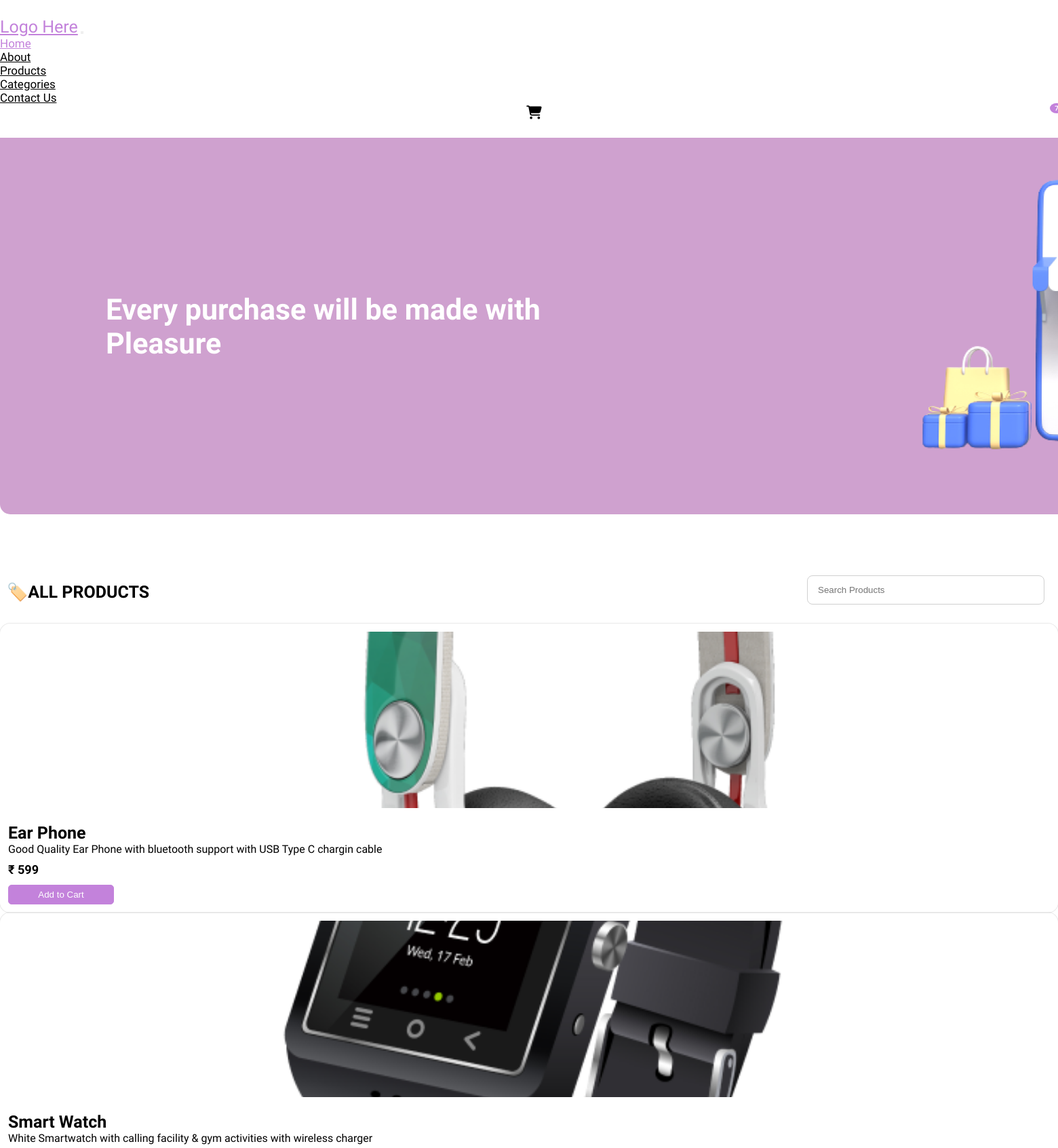
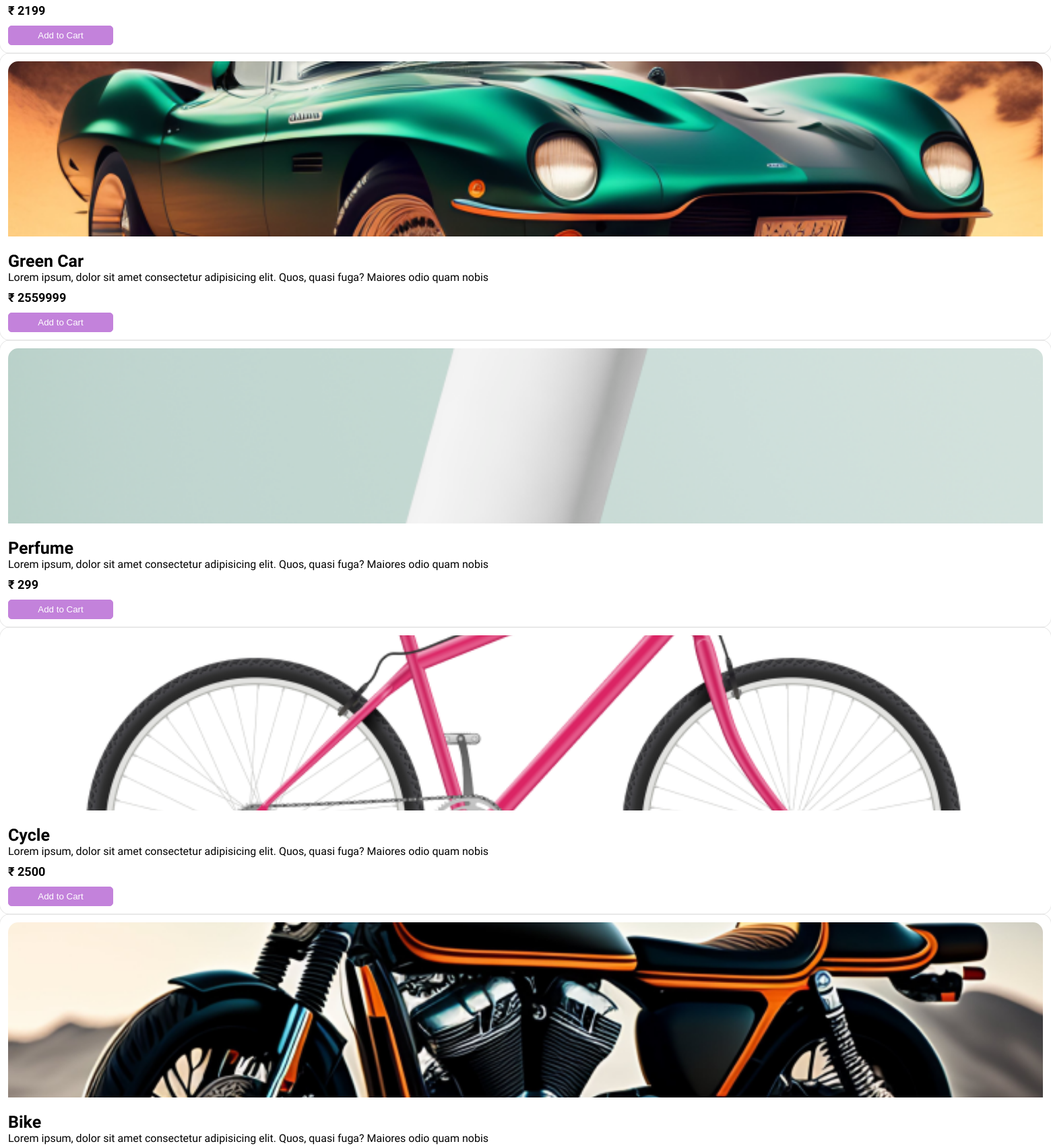
The app's page / (signed in, upper part) with its own data (2 pictures, top to bottom).
### core/models.py (models this page shows, shortened)
class Product(models.Model):
    name = models.CharField(max_length=150)
    price = models.IntegerField()
    photo = models.ImageField(upload_to='products')
    description = models.TextField()

### core/views.py (the view)
# urls.py: path('', home, name='home'),
def home(request):
    products = Product.objects.all()
    cart_items = Cart.objects.filter(user=request.user)
    cart_count = sum(item.quantity for item in cart_items)
    context={'products': products, 'cart_count': cart_count}
    return render(request, 'frontend/home.html', context)

### templates/frontend/home.html (shortened to what this page needs)
<!doctype html>
{% load static %}
<html lang="en">
<head>
  <link rel="stylesheet" href="https://cdnjs.cloudflare.com/ajax/libs/font-awesome/6.4.0/css/all.min.css" />
  <link rel="stylesheet" href="{% static 'css/style.css' %}">
  <link href="https://cdn.jsdelivr.net/npm/bootstrap@5.2.1/dist/css/bootstrap.min.css" rel="stylesheet"integrity="sha384-iYQeCzEYFbKjA/T2uDLTpkwGzCiq6soy8tYaI1GyVh/UjpbCx/TYkiZhlZB6+fzT">
</head>
<body>
    {% include "frontend/navbar.html" %}
  <main>
    <div class="banner">
      <div class="container">
        <h1 class="heading">Every purchase will be made with <span>Pleasure</span></h1>
        <img src="{% static 'img/banner.png' %}" alt="" class="img-fluid">
      </div>
    </div>
    <div class="products">
      <div class="container">
        <h4 class="heading">🏷️All Products</h4>
        <input id="search__input" type="text" placeholder="Search Products">
        <div class="row parent_product">
            {% for x in products %}
                <div class="col-md-4 mb-4 each-product">
                    <div class="card_">
                    <div class="image_section">
                        <img class="img-fluid" src="{{x.photo.url}}" alt="">
                    </div>
                    <div class="txt_section">
                        <h5 class="name">{{x.name}}</h5>
                        <p class="description">{{x.description}}</p>
                        <p class="price">&#8377; {{x.price}}</p>
                        <a href="{% url 'add-to-cart' x.id %}"><button class="styled_btn">Add to Cart</button></a>
                    </div>
                    </div>
                </div>
            {% endfor %}
        </div>
      </div>
    </div>
  </main>
</body>
</html>

### static/css/style.css (style rules this page uses)
* { margin: 0; padding: 0; box-sizing: border-box; }
body { max-width: 100%; overflow-x: hidden; font-family: 'Questrial', sans-serif !important; }
.styled_btn { outline: none; background: #c382db; color: white; border-radius: 5px; padding: 10px 18px; width:156px; border: 1px solid #c382db; transition: 0.5s; display: inline-block; position: relative; overflow: hidden; z-index: 0; }
.styled_btn::before { content: ""; position: absolute; top: 0; right: 0; width: 0%; height: 100%; background: white; transition: 0.3s linear; z-index: -1; }
.banner .container { position: relative; display: flex; align-items: center; }
.banner .heading { position: absolute; left: 10%; font-size: 43px; font-weight: bold; width: 46%; color: white; }
.banner img { border-bottom-left-radius: 15px; border-bottom-right-radius: 15px; }
.products { margin-top: 100px; }
.products .heading { padding: 0px 10px; margin-bottom: 32px; font-size: 25px; font-weight: bold; text-transform: uppercase; }
.products .container { position: relative; }
.products input { position: absolute; top: -10px; right: 20px; outline: none; border: 1px solid #d0d0d0; height: 43px; width: 350px; border-radius: 8px; padding: 0px 15px; }
.products .card_ { box-shadow: rgba(0, 0, 0, 0.09) 0px 0px 0px 1px; padding: 12px; border-radius: 15px; }
.products .card_ .image_section { height: 260px; }
.products .card_ .image_section img { width: 100%; height: 100%; border-top-left-radius: 15px; border-top-right-radius: 15px; object-fit: cover; }
.products .card_ .txt_section { margin-top: 22px; }
.products .card_ .txt_section .name { font-size: 25px; font-weight: bold; }
.products .txt_section .description { margin-bottom: 10px; }
.products .txt_section .price { font-size: 18px; font-weight: bold; margin-bottom: 12px; }
.products .txt_section .styled_btn { padding: 6px 10px; }

### records on screen
Product: photo (picture), name "Ear Phone", description "Good Quality Ear Phone with bluetooth support with USB Type C chargin cable", price "599"
Product: photo (picture), name "Smart Watch", description "White Smartwatch with calling facility & gym activities with wireless charger", price "2199"
Product: photo (picture), name "Green Car", description "Lorem ipsum, dolor sit amet consectetur adipisicing elit. Quos, quasi fuga? Maiores odio quam nobis", price "2559999"
Product: photo (picture), name "Perfume", description "Lorem ipsum, dolor sit amet consectetur adipisicing elit. Quos, quasi fuga? Maiores odio quam nobis", price "299"
Product: photo (picture), name "Cycle", description "Lorem ipsum, dolor sit amet consectetur adipisicing elit. Quos, quasi fuga? Maiores odio quam nobis", price "2500"
Product: photo (picture), name "Bike", description "Lorem ipsum, dolor sit amet consectetur adipisicing elit. Quos, quasi fuga? Maiores odio quam nobis"

### other values on screen
{{ cart_count }} "7"
